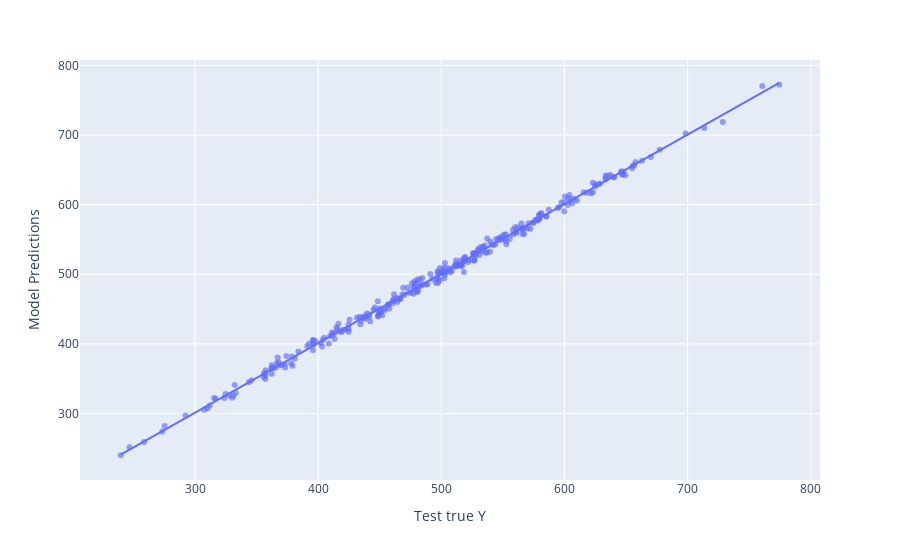

Notebook cell for this chart:
### Code cell
px.scatter(pred_df, x = 'Test true Y', y = 'Model Predictions', opacity=0.65,trendline='ols')

### Figure 1 — Plotly figure (JSON) as saved in the notebook; plotly's stock layout.template omitted (floating-point values rounded to 4 significant figures; data arrays with more than 128 entries replaced by an {"elided": "..."} marker saying what was removed)
{"data": [{"hovertemplate": "Test true Y=%{x}<br>Model Predictions=%{y}<extra></extra>", "legendgroup": "", "marker": {"color": "#636efa", "opacity": 0.65, "symbol": "circle"}, "mode": "markers", "name": "", "orientation": "v", "showlegend": false, "type": "scatter", "x": {"elided": "300 float values"}, "xaxis": "x", "y": {"elided": "300 float values"}, "yaxis": "y"}, {"hovertemplate": "<b>OLS trendline</b><br>Model Predictions = 0.998672 * Test true Y + 1.5375<br>R<sup>2</sup>=0.997063<br><br>Test true Y=%{x}<br>Model Predictions=%{y} <b>(trend)</b><extra></extra>", "legendgroup": "", "marker": {"color": "#636efa", "symbol": "circle"}, "mode": "lines", "name": "", "showlegend": false, "type": "scatter", "x": {"elided": "300 float values"}, "xaxis": "x", "y": {"elided": "300 float values"}, "yaxis": "y"}], "layout": {"autosize": true, "legend": {"tracegroupgap": 0}, "margin": {"t": 60}, "xaxis": {"anchor": "y", "autorange": true, "domain": [0, 1], "range": [204.3, 809.8], "title": {"text": "Test true Y"}, "type": "linear"}, "yaxis": {"anchor": "x", "autorange": true, "domain": [0, 1], "range": [198.9, 813.5], "title": {"text": "Model Predictions"}, "type": "linear"}}}
